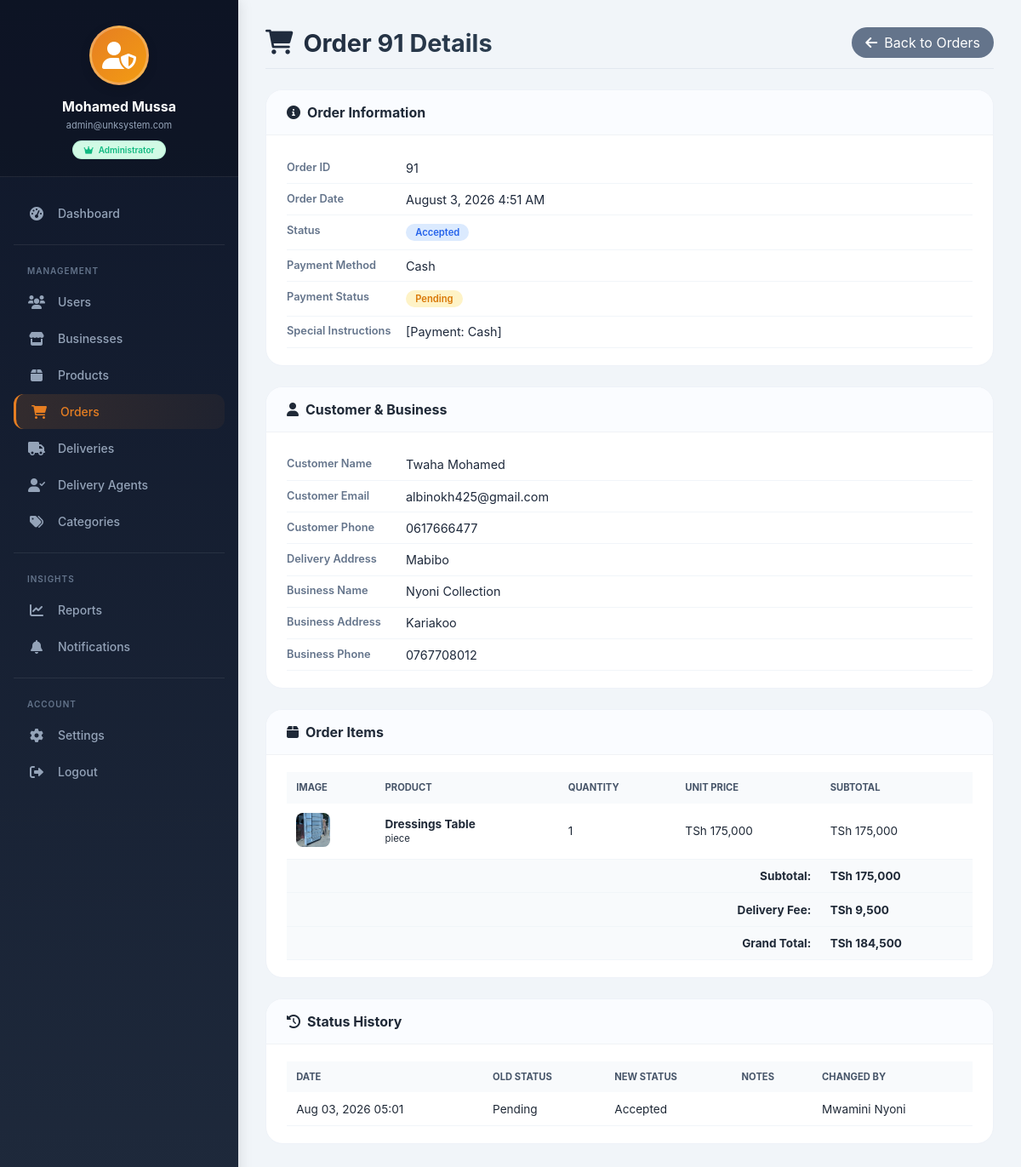
Screenshot of /admin/orders/view.php?id=91 (signed in) with the database file from the repository.
### tables this page shows
CREATE TABLE `orders` (
  `order_id` int(11) NOT NULL AUTO_INCREMENT,
  `customer_id` int(11) NOT NULL,
  `business_id` int(11) NOT NULL,
  `order_date` timestamp NOT NULL DEFAULT current_timestamp(),
  `total_amount` decimal(10,2) NOT NULL,
  `delivery_fee` decimal(10,2) DEFAULT 0.00,
  `agent_id` int(11) DEFAULT NULL,
  `grand_total` decimal(10,2) NOT NULL,
  `status` enum('pending','accepted','confirmed','preparing','ready','picked_up','in_transit','delivered','cancelled') DEFAULT 'pending',
  `delivery_otp` varchar(10) DEFAULT NULL,
  `delivery_otp_expires` timestamp NULL DEFAULT NULL,
  `delivery_otp_verified` tinyint(1) NOT NULL DEFAULT 0,
  `delivery_completed_at` timestamp NULL DEFAULT NULL,
  `payment_method` enum('cash','mobile_money','card') DEFAULT 'cash',
  `payment_status` enum('pending','paid') DEFAULT 'pending',
  `delivery_address` text NOT NULL,
  `special_instructions` text DEFAULT NULL,
  `estimated_delivery_time` datetime DEFAULT NULL,
  PRIMARY KEY (`order_id`),
  KEY `idx_orders_customer` (`customer_id`),
  KEY `idx_orders_business` (`business_id`),
  KEY `idx_orders_status` (`status`),
  KEY `idx_orders_date` (`order_date`),
  KEY `idx_orders_agent` (`agent_id`),
  KEY `idx_orders_payment_status` (`payment_status`),
  KEY `idx_orders_customer_status` (`customer_id`,`status`),
  KEY `idx_orders_business_status` (`business_id`,`status`),
  KEY `idx_orders_date_status` (`order_date`,`status`),
  KEY `idx_orders_grand_total` (`grand_total`),
  CONSTRAINT `fk_orders_agent` FOREIGN KEY (`agent_id`) REFERENCES `delivery_agents` (`agent_id`) ON DELETE SET NULL ON UPDATE CASCADE,
  CONSTRAINT `fk_orders_business` FOREIGN KEY (`business_id`) REFERENCES `businesses` (`business_id`) ON UPDATE CASCADE,
  CONSTRAINT `fk_orders_customer` FOREIGN KEY (`customer_id`) REFERENCES `customers` (`customer_id`) ON UPDATE CASCADE
);

CREATE TABLE `customers` (
  `customer_id` int(11) NOT NULL AUTO_INCREMENT,
  `user_id` int(11) NOT NULL,
  `first_name` varchar(100) DEFAULT NULL,
  `last_name` varchar(100) DEFAULT NULL,
  `saved_address` text DEFAULT NULL,
  `city` varchar(100) DEFAULT NULL,
  `profile_pic` varchar(255) DEFAULT NULL,
  `created_at` timestamp NOT NULL DEFAULT current_timestamp(),
  `payment_preference` varchar(50) DEFAULT 'cash',
  `profile_image` varchar(255) DEFAULT NULL,
  `payment_pref` varchar(50) DEFAULT 'cash_on_delivery',
  `delivery_latitude` decimal(10,8) DEFAULT NULL,
  `delivery_longitude` decimal(11,8) DEFAULT NULL,
  PRIMARY KEY (`customer_id`),
  UNIQUE KEY `uk_customers_user` (`user_id`),
  KEY `idx_customers_city` (`city`),
  CONSTRAINT `fk_customers_user` FOREIGN KEY (`user_id`) REFERENCES `users` (`user_id`) ON DELETE CASCADE ON UPDATE CASCADE
);

CREATE TABLE `users` (
  `user_id` int(11) NOT NULL AUTO_INCREMENT,
  `full_name` varchar(100) NOT NULL,
  `email` varchar(100) NOT NULL,
  `password_hash` varchar(255) NOT NULL,
  `phone` varchar(20) NOT NULL,
  `role` enum('admin','business','customer','delivery') NOT NULL,
  `status` enum('active','inactive','suspended') DEFAULT 'active',
  `last_login` datetime DEFAULT NULL,
  `created_at` timestamp NOT NULL DEFAULT current_timestamp(),
  `updated_at` timestamp NOT NULL DEFAULT current_timestamp() ON UPDATE current_timestamp(),
  PRIMARY KEY (`user_id`),
  UNIQUE KEY `uk_users_email` (`email`),
  KEY `idx_users_role` (`role`),
  KEY `idx_users_status` (`status`),
  KEY `idx_users_email` (`email`),
  KEY `idx_users_phone` (`phone`),
  KEY `idx_users_role_status` (`role`,`status`)
);

CREATE TABLE `businesses` (
  `business_id` int(11) NOT NULL AUTO_INCREMENT,
  `user_id` int(11) NOT NULL,
  `business_name` varchar(255) NOT NULL,
  `registration_number` varchar(100) DEFAULT NULL,
  `description` text DEFAULT NULL,
  `address` text NOT NULL,
  `location` varchar(255) DEFAULT NULL,
  `latitude` decimal(10,8) DEFAULT NULL,
  `longitude` decimal(11,8) DEFAULT NULL,
  `license_number` varchar(100) DEFAULT NULL,
  `logo_url` varchar(255) DEFAULT NULL,
  `business_hours` text DEFAULT NULL,
  `rating` decimal(2,1) DEFAULT 0.0,
  `total_reviews` int(11) DEFAULT 0,
  `is_verified` tinyint(1) DEFAULT 0,
  `is_active` tinyint(1) DEFAULT 1,
  `created_at` timestamp NOT NULL DEFAULT current_timestamp(),
  `city` varchar(100) DEFAULT NULL,
  `phone` varchar(20) DEFAULT NULL,
  `payment_methods` text DEFAULT NULL,
  `nida_number` varchar(20) DEFAULT NULL,
  PRIMARY KEY (`business_id`),
  UNIQUE KEY `uk_businesses_user` (`user_id`),
  UNIQUE KEY `uk_businesses_registration` (`registration_number`),
  UNIQUE KEY `uk_businesses_nida` (`nida_number`),
  KEY `idx_businesses_name` (`business_name`),
  KEY `idx_businesses_verified` (`is_verified`),
  KEY `idx_businesses_active` (`is_active`),
  KEY `idx_businesses_city` (`city`),
  CONSTRAINT `fk_businesses_user` FOREIGN KEY (`user_id`) REFERENCES `users` (`user_id`) ON DELETE CASCADE ON UPDATE CASCADE
);

CREATE TABLE `order_items` (
  `order_item_id` int(11) NOT NULL AUTO_INCREMENT,
  `order_id` int(11) NOT NULL,
  `product_id` int(11) NOT NULL,
  `quantity` int(11) NOT NULL,
  `unit_price` decimal(10,2) NOT NULL,
  `subtotal` decimal(10,2) NOT NULL,
  PRIMARY KEY (`order_item_id`),
  KEY `idx_order_items_order` (`order_id`),
  KEY `idx_order_items_product` (`product_id`),
  CONSTRAINT `fk_order_items_order` FOREIGN KEY (`order_id`) REFERENCES `orders` (`order_id`) ON DELETE CASCADE ON UPDATE CASCADE,
  CONSTRAINT `fk_order_items_product` FOREIGN KEY (`product_id`) REFERENCES `products` (`product_id`) ON UPDATE CASCADE
);

CREATE TABLE `products` (
  `product_id` int(11) NOT NULL AUTO_INCREMENT,
  `business_id` int(11) NOT NULL,
  `category_id` int(11) NOT NULL,
  `name` varchar(255) NOT NULL,
  `description` text DEFAULT NULL,
  `price` decimal(10,2) NOT NULL,
  `quantity_in_stock` int(11) DEFAULT 0,
  `unit` varchar(20) DEFAULT NULL,
  `min_order` int(11) DEFAULT 1,
  `image_url` varchar(255) DEFAULT NULL,
  `is_available` tinyint(1) DEFAULT 1,
  `views` int(11) DEFAULT 0,
  `created_at` timestamp NOT NULL DEFAULT current_timestamp(),
  `updated_at` timestamp NOT NULL DEFAULT current_timestamp() ON UPDATE current_timestamp(),
  `deleted_at` datetime DEFAULT NULL,
  `style_category` varchar(50) DEFAULT 'General',
  `discount_percent` int(11) DEFAULT 0,
  `discount_start_date` date DEFAULT NULL,
  `discount_end_date` date DEFAULT NULL,
  `is_on_sale` tinyint(1) DEFAULT 0,
  PRIMARY KEY (`product_id`),
  KEY `idx_products_business` (`business_id`),
  KEY `idx_products_category` (`category_id`),
  KEY `idx_products_price` (`price`),
  KEY `idx_products_name` (`name`(100)),
  KEY `idx_products_available` (`is_available`),
  KEY `idx_products_business_available` (`business_id`,`is_available`),
  KEY `idx_products_category_price` (`category_id`,`price`),
  KEY `idx_products_price_range` (`price`),
  KEY `idx_products_name_search` (`name`(50)),
  CONSTRAINT `fk_products_business` FOREIGN KEY (`business_id`) REFERENCES `businesses` (`business_id`) ON DELETE CASCADE ON UPDATE CASCADE,
  CONSTRAINT `fk_products_category` FOREIGN KEY (`category_id`) REFERENCES `categories` (`category_id`) ON UPDATE CASCADE
);

CREATE TABLE `order_status_history` (
  `history_id` int(11) NOT NULL AUTO_INCREMENT,
  `order_id` int(11) NOT NULL,
  `old_status` varchar(50) DEFAULT NULL,
  `new_status` varchar(50) DEFAULT NULL,
  `notes` text DEFAULT NULL,
  `created_by` int(11) DEFAULT NULL,
  `created_at` timestamp NOT NULL DEFAULT current_timestamp(),
  `old_payment` varchar(20) DEFAULT NULL,
  `new_payment` varchar(20) DEFAULT NULL,
  PRIMARY KEY (`history_id`),
  KEY `idx_osh_order` (`order_id`),
  KEY `idx_osh_created_by` (`created_by`),
  KEY `idx_osh_created` (`created_at`),
  CONSTRAINT `fk_osh_created_by` FOREIGN KEY (`created_by`) REFERENCES `users` (`user_id`) ON DELETE SET NULL ON UPDATE CASCADE,
  CONSTRAINT `fk_osh_order` FOREIGN KEY (`order_id`) REFERENCES `orders` (`order_id`) ON DELETE CASCADE ON UPDATE CASCADE
);

### admin/orders/view.php (the view, shortened to what this page needs)
<?php
require_once '../../config/database.php';
$order_id = isset($_GET['id']) ? (int)$_GET['id'] : 0;
$stmt = mysqli_prepare($conn, "
    SELECT o.*,
           c.first_name, c.last_name, c.saved_address as customer_address,
           u.email as customer_email, u.phone as customer_phone,
           b.business_name, b.address as business_address, b.phone as business_phone,
           d.status as delivery_status, d.assigned_at, d.picked_up_at, d.delivered_at,
           a.first_name as agent_first, a.last_name as agent_last, a.phone as agent_phone
    FROM orders o
    JOIN customers c ON o.customer_id = c.customer_id
    JOIN users u ON c.user_id = u.user_id
    JOIN businesses b ON o.business_id = b.business_id
    LEFT JOIN deliveries d ON o.order_id = d.order_id
    LEFT JOIN delivery_agents a ON d.agent_id = a.agent_id
    WHERE o.order_id = ?
");
mysqli_stmt_bind_param($stmt, 'i', $order_id);
mysqli_stmt_execute($stmt);
$order = mysqli_fetch_assoc(mysqli_stmt_get_result($stmt));
$items = [];
$stmt = mysqli_prepare($conn, "
    SELECT oi.*, p.name, p.image_url, p.unit
    FROM order_items oi
    JOIN products p ON oi.product_id = p.product_id
    WHERE oi.order_id = ?
");
mysqli_stmt_bind_param($stmt, 'i', $order_id);
mysqli_stmt_execute($stmt);
$items_res = mysqli_stmt_get_result($stmt);
while ($row = mysqli_fetch_assoc($items_res)) {
    $items[] = $row;
}
$history = [];
$stmt = mysqli_prepare($conn, "
    SELECT h.*, u.full_name as changed_by_name
    FROM order_status_history h
    LEFT JOIN users u ON h.created_by = u.user_id
    WHERE h.order_id = ?
    ORDER BY h.created_at DESC
");
mysqli_stmt_bind_param($stmt, 'i', $order_id);
mysqli_stmt_execute($stmt);
$hist_res = mysqli_stmt_get_result($stmt);
while ($row = mysqli_fetch_assoc($hist_res)) {
    $history[] = $row;
}
include '../includes/admin_sidebar.php';
?>
<!DOCTYPE html>
<html lang="en">
<head>
    <link rel="stylesheet" href="https://cdnjs.cloudflare.com/ajax/libs/font-awesome/6.0.0/css/all.min.css">
</head>
<body>
<div class="admin-content">
    <div class="page-header">
        <h1><i class="fas fa-shopping-cart"></i> Order <?= $order['order_id'] ?> Details</h1>
        <a href="index.php" class="btn-back"><i class="fas fa-arrow-left"></i> Back to Orders</a>
    </div>
    <div class="info-card">
        <div class="card-header"><i class="fas fa-info-circle"></i> Order Information</div>
        <div class="card-body">
            <div class="info-row"><div class="info-label">Order ID</div><div class="info-value"><?= $order['order_id'] ?></div></div>
            <div class="info-row"><div class="info-label">Order Date</div><div class="info-value"><?= date('F j, Y g:i A', strtotime($order['order_date'])) ?></div></div>
            <div class="info-row"><div class="info-label">Status</div><div class="info-value"><span class="badge badge-<?= $order['status'] === 'pending' ? 'pending' : (in_array($order['status'], ['delivered']) ? 'delivered' : ($order['status'] === 'cancelled' ? 'cancelled' : 'processing')) ?>"><?= ucfirst(str_replace('_', ' ', $order['status'])) ?></span></div></div>
            <div class="info-row"><div class="info-label">Payment Method</div><div class="info-value"><?= ucfirst($order['payment_method']) ?></div></div>
            <div class="info-row"><div class="info-label">Payment Status</div><div class="info-value"><span class="badge badge-<?= $order['payment_status'] === 'paid' ? 'paid' : 'pending' ?>"><?= ucfirst($order['payment_status']) ?></span></div></div>
            <div class="info-row"><div class="info-label">Special Instructions</div><div class="info-value"><?= nl2br(htmlspecialchars($order['special_instructions'] ?: 'None')) ?></div></div>
        </div>
    </div>
    <div class="info-card">
        <div class="card-header"><i class="fas fa-user"></i> Customer & Business</div>
        <div class="card-body">
            <div class="info-row"><div class="info-label">Customer Name</div><div class="info-value"><?= htmlspecialchars($order['first_name'] . ' ' . $order['last_name']) ?></div></div>
            <div class="info-row"><div class="info-label">Customer Email</div><div class="info-value"><?= htmlspecialchars($order['customer_email']) ?></div></div>
            <div class="info-row"><div class="info-label">Customer Phone</div><div class="info-value"><?= htmlspecialchars($order['customer_phone']) ?></div></div>
            <div class="info-row"><div class="info-label">Delivery Address</div><div class="info-value"><?= nl2br(htmlspecialchars($order['delivery_address'] ?: $order['customer_address'])) ?></div></div>
            <div class="info-row"><div class="info-label">Business Name</div><div class="info-value"><?= htmlspecialchars($order['business_name']) ?></div></div>
            <div class="info-row"><div class="info-label">Business Address</div><div class="info-value"><?= nl2br(htmlspecialchars($order['business_address'])) ?></div></div>
            <div class="info-row"><div class="info-label">Business Phone</div><div class="info-value"><?= htmlspecialchars($order['business_phone']) ?></div></div>
        </div>
    </div>
    <div class="info-card">
        <div class="card-header"><i class="fas fa-box"></i> Order Items</div>
        <div class="card-body">
            <table class="data-table">
                <thead><tr><th>Image</th><th>Product</th><th>Quantity</th><th>Unit Price</th><th>Subtotal</th></tr></thead>
                <tbody>
                    <?php foreach ($items as $item):
                        $img = '../../assets/images/default-product.jpg';
                        if (!empty($item['image_url']) && file_exists('../../' . $item['image_url'])) $img = '../../' . $item['image_url'];
                    ?>
                    <tr>
                        <td><img src="<?= $img ?>" class="product-img" onerror="this.src='../../assets/images/default-product.jpg'"></td>
                        <td><strong><?= htmlspecialchars($item['name']) ?></strong><br><small><?= $item['unit'] ?></small></td>
                        <td><?= $item['quantity'] ?></td>
                        <td>TSh <?= number_format($item['unit_price']) ?></td>
                        <td>TSh <?= number_format($item['subtotal']) ?></td>
                    </tr>
                    <?php endforeach; ?>
                    <tr style="background:#f8fafc; font-weight:700;">
                        <td colspan="4" style="text-align:right">Subtotal:</td>
                        <td>TSh <?= number_format($order['total_amount']) ?></td>
                    </tr>
                    <tr style="background:#f8fafc; font-weight:700;">
                        <td colspan="4" style="text-align:right">Delivery Fee:</td>
                        <td>TSh <?= number_format($order['delivery_fee']) ?></td>
                    </tr>
                    <tr style="background:#f8fafc; font-weight:700;">
                        <td colspan="4" style="text-align:right">Grand Total:</td>
                        <td><strong>TSh <?= number_format($order['grand_total']) ?></strong></td>
                    </tr>
                </tbody>
            </table>
        </div>
    </div>
    <?php if (!empty($history)): ?>
    <div class="info-card">
        <div class="card-header"><i class="fas fa-history"></i> Status History</div>
        <div class="card-body">
            <table class="data-table">
                <thead><tr><th>Date</th><th>Old Status</th><th>New Status</th><th>Notes</th><th>Changed By</th></tr></thead>
                <tbody>
                    <?php foreach ($history as $h): ?>
                    <tr>
                        <td><?= date('M d, Y H:i', strtotime($h['created_at'])) ?></td>
                        <td><?= ucfirst(str_replace('_', ' ', $h['old_status'])) ?></td>
                        <td><?= ucfirst(str_replace('_', ' ', $h['new_status'])) ?></td>
                        <td><?= nl2br(htmlspecialchars($h['notes'] ?? '')) ?></td>
                        <td><?= htmlspecialchars($h['changed_by_name'] ?? 'System') ?></td>
                    </tr>
                    <?php endforeach; ?>
                </tbody>
            </table>
        </div>
    </div>
    <?php endif; ?>
</div>
</body>
</html>

### rows the page displays
orders: order_id "91", order_date "August 3, 2026 4:51 AM", status "Accepted", payment_method "Cash", payment_status "Pending", special_instructions "[Payment: Cash]", customer.last_name "Twaha Mohamed", users.email "albinokh425@gmail.com", users.phone "0617666477", delivery_address "Mabibo", business.business_name "Nyoni Collection", business.address "Kariakoo", business.phone "0767708012", total_amount "175,000", delivery_fee "9,500", grand_total "184,500"
order_items: product.image_url (picture), product.name "Dressings Table", product.unit "piece", quantity "1", unit_price "175,000", subtotal "175,000"
order_status_history: created_at "Aug 03, 2026 05:01", old_status "Pending", new_status "Accepted", created_by.full_name "Mwamini Nyoni"

### other values shown
substr($admin_name, 0, 22) "Mohamed Mussa"
substr($admin_email, 0, 22) "admin@unksystem.com"
$status_text "Administrator"
